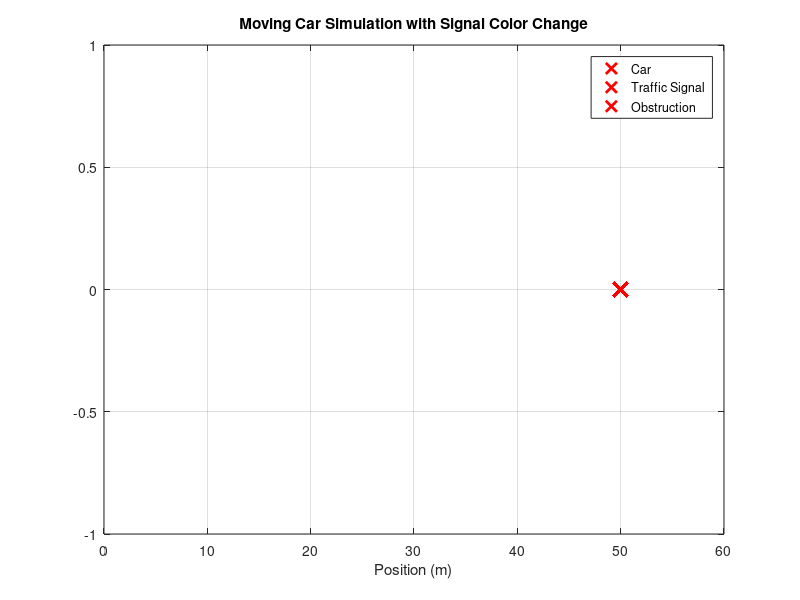

MATLAB code to generate this figure:
% V2X MATLAB Project - Moving Car Simulation with Traffic Signal Color Change

% Simulation parameters
road_length = 60;           % Total road length
car_speed = 8;             % Car speed (in meters per second)
obstruction_position = 50;  % Position of the obstruction
total_time = road_length/car_speed;            % Total simulation time (in seconds)
time_step = 0.1;            % Time step for simulation (in seconds)
car_position = 0;           % Initial position of the car
signal_position = 30;       % Position of the traffic signal

% Create the figure
figure_handle = figure;

% Initialize traffic signal color and car color
signal_color = 'green';
car_color = 'blue';

% Flag to check if obstruction is detected
obstruction_detected = false;

% Simulation loop
for t = 1:round(total_time / time_step)
    % Update car position
    car_position = min(car_position + car_speed * time_step, road_length);
    
    % Check if the car is within 5m range of the obstruction
    if abs(car_position - obstruction_position) <= 5 && ~obstruction_detected
        disp('Obstruction detected! Car stops.');
        car_speed = 0; % Car stops
        signal_color = 'red'; % Change traffic signal color to red
        obstruction_detected = true; % Set the flag to true
    elseif obstruction_detected
        disp('Signal: Divert'); % Display diversion message
    else
        disp(['Signal color: ' signal_color]); % Display signal color when obstruction is not detected
    end
    
    % Check if the car has reached the end of the road
    if car_position >= road_length
        disp('End of road reached. Simulation terminated.');
        break;
    end
    
    % Plot results dynamically
    plot(car_position, 0, 'o', 'MarkerSize', 10, 'MarkerFaceColor', car_color); % Car
    hold on;
    
    % Plot signal and obstruction markers
    plot(signal_position, 0, 'o', 'MarkerSize', 10, 'MarkerFaceColor', signal_color); % Traffic Signal
    plot(obstruction_position, 0, 'xr', 'MarkerSize', 10, 'LineWidth', 2); % Obstruction
    
    % Adjust axis limits
    xlim([0 road_length]);
    
    xlabel('Position (m)');
    title('Moving Car Simulation with Signal Color Change');
    legend('Car', 'Traffic Signal', 'Obstruction');
    grid on;
    
    drawnow; % Update the figure
    
    % Pause to control the animation speed
    pause(time_step);
    
    % Clear previous car and signal markers
    if t > 1
        delete(findobj(gca, 'Type', 'line', 'Marker', 'o'));
    end
end
